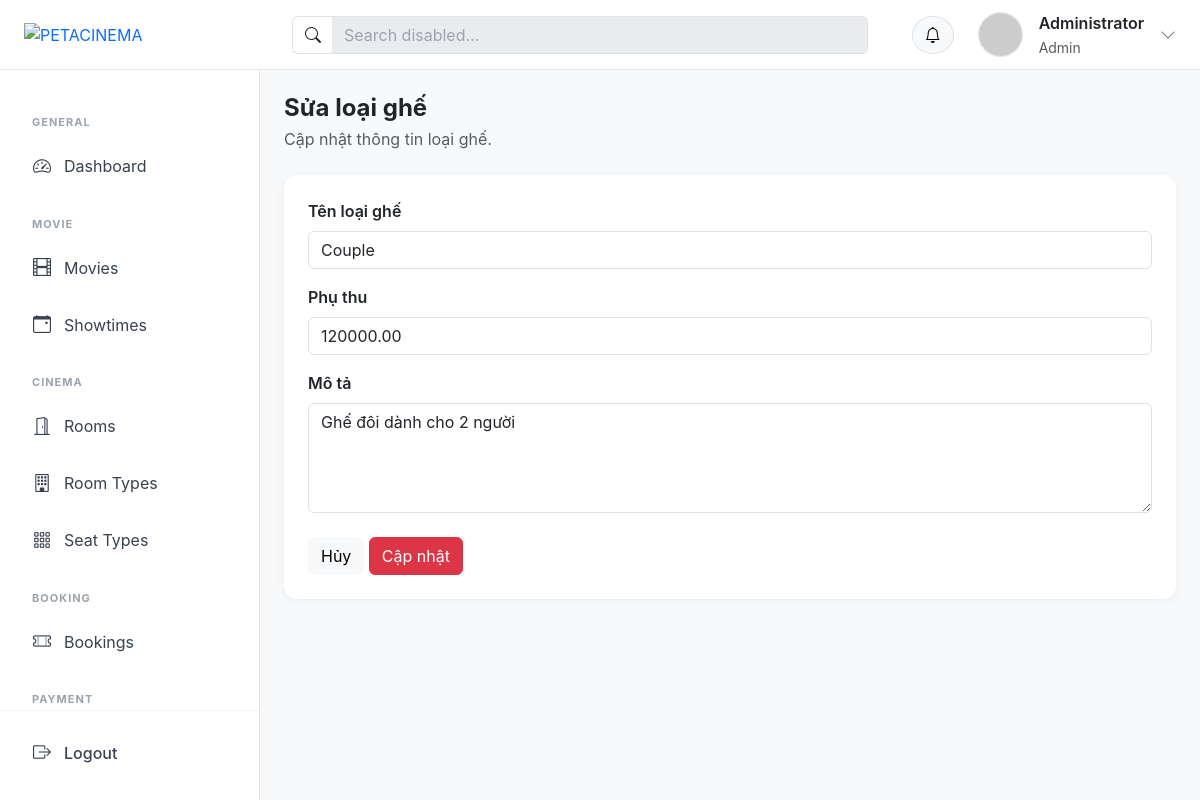
Page /?action=seatTypeEdit&id=7 (signed in) on the committed database.
### tables this page shows
CREATE TABLE `seat_types` (
  `id` int NOT NULL,
  `name` varchar(50) NOT NULL,
  `surcharge` decimal(10,2) DEFAULT '0.00',
  `description` text
);

### controllers/SeatTypeController.php (called while the page is built, shortened)
<?php
class SeatTypeController
{
    public $seatTypeModel;
    public function __construct()
    {
        $this->seatTypeModel = new SeatTypeModel();
    }
    public function edit()
    {
        $id = (int)($_GET['id'] ?? 0);
        $seatType = $this->seatTypeModel->editById($id);
        require_once PATH_VIEW . 'admin/layout/layout.php';
    }
}

### index.php (called while the page is built, shortened)
<?php
spl_autoload_register(function ($class) {
    $fileName = "$class.php";
    $fileModel              = PATH_MODEL . $fileName;
});
require_once './routes/index.php';

### models/BaseModel.php (called while the page is built, shortened)
<?php
class BaseModel
{
    public function __construct()
    {
        $dsn = sprintf('mysql:host=%s;port=%s;dbname=%s;charset=utf8mb4', DB_HOST, DB_PORT, DB_NAME);
        try {
            $this->pdo = new PDO($dsn, DB_USERNAME, DB_PASSWORD, DB_OPTIONS);
        } catch (PDOException $e) {
            die("Kết nối cơ sở dữ liệu thất bại: {$e->getMessage()}. Vui lòng thử lại sau.");
        }
    }
}

### models/SeatTypeModel.php (called while the page is built, shortened)
<?php
class SeatTypeModel extends BaseModel
{
    public function editById($id)
    {
        $sql = "SELECT * FROM seat_types WHERE id = :id";
        $stmt = $this->pdo->prepare($sql);
        $stmt->bindParam('id', $id);
        $stmt->execute();
        return $stmt->fetch();
    }
}
?>

### views/admin/seat-types/edit.php (the view, shortened to what this page needs)
<div class="mb-4">
    <h4 class="mb-1 fw-bold">Sửa loại ghế</h4>
    <p class="text-muted mb-0">Cập nhật thông tin loại ghế.</p>
</div>
<div class="card">
    <div class="card-body p-4">
        <form method="POST" action="?action=seatTypeEditProcess&id=<?= $seatType['id'] ?>">
            <div class="mb-3">
                <label class="form-label fw-semibold">Tên loại ghế</label>
                <input type="text" name="name" class="form-control" value="<?= htmlspecialchars($seatType['name']) ?>" required>
            </div>
            <div class="mb-3">
                <label class="form-label fw-semibold">Phụ thu</label>
                <input type="number" name="surcharge" class="form-control" min="0" step="0.01" value="<?= htmlspecialchars($seatType['surcharge']) ?>" required>
            </div>
            <div class="mb-4">
                <label class="form-label fw-semibold">Mô tả</label>
                <textarea name="description" class="form-control" rows="4"><?= htmlspecialchars($seatType['description'] ?? '') ?></textarea>
            </div>
            <a href="?action=seat-types" class="btn btn-light">Hủy</a>
            <button type="submit" class="btn btn-danger">Cập nhật</button>
        </form>
    </div>
</div>

### assets/css/admin.css (style rules this page uses)
:root { --header-height: 70px; --sidebar-width: 260px; }
body { margin: 0; background: #f8f9fa; font-family: "Inter", -apple-system, BlinkMacSystemFont, "Segoe UI", Roboto, sans-serif; min-height: 100vh; }
.card { border: none; border-radius: 14px; box-shadow: 0 2px 10px rgba(0, 0, 0, 0.05); }

### rows in the picture
seat_types: name "Couple", surcharge "120000.00", description "Ghế đôi dành cho 2 người"

### other values in the picture
$user['fullname'] "Administrator"
$user['role'] "Admin"
